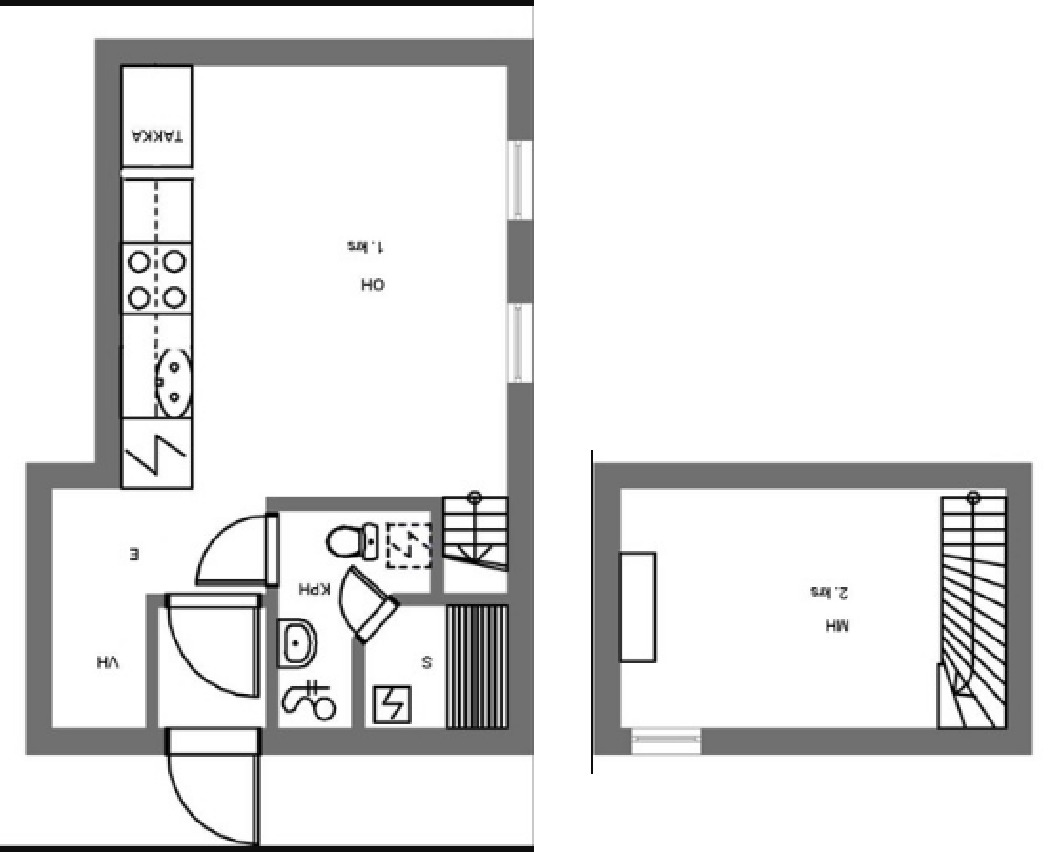
#> input picture imagenes/WhatsApp Image 2026-09-21 at 5.24.05 PM.jpeg, 1062 x 852 px
$ python -i room_extractor.py   (imports and definitions only)
#> lines starting #> are read from the running program, lines starting #| are printed output that depends on the picture; after the words box and inside, x2 and y2 are one past the last pixel; in counts of white or black regions, pixels touching at a corner belong together
#> further down, picture is the input picture: shape (852, 1062, 3); mean B, G, R 229.1, 229.1, 229.1
"""Room contour extraction ("the compass and ruler" of the pipeline).

Ported from the original `SpatialSceneCompiler/scene_compiler.py` prototype.
Instead of reconstructing every wall as an individual segment (fragile against
hand-drawn, non-orthogonal lines), we locate each room as a bounding box.

Two strategies, tried in order:

1. Enclosed-space detection (primary, `detect_rooms`): find every empty
   region walled off from the page border -- not just the largest -- so a
   multi-room CAD plan (the common case) yields one RoomShape per real room
   instead of being flattened into a single fake bounding box. This is what
   actually reads as "a room" on a technical/CAD plan, where the largest
   *edge* contour is the whole drawing frame, not a room. Walls are dilated
   first so door gaps don't leak a room into the corridor. Rooms are treated
   as axis-aligned boxes for wall generation (`build_room_walls`) -- CubiCasa
   plans are practically always axis-aligned per room -- but each RoomShape
   also keeps its real (simplified) contour for accurate point-in-polygon
   furniture assignment, done by the caller (`SceneCompiler`).
2. Largest external contour (fallback, `_detect_largest_contour`): the
   original single-room heuristic, which still works for a simple sketch
   photographed on light paper where the room outline *is* the dominant
   contour and strategy 1 finds nothing framed.

`build_wall_elements()` (single room, world-origin-anchored) and
`build_room_walls()` (one room among several, centered on its own position)
turn bounds into `SceneElement`-shaped wall dicts (muro_norte/sur/este/oeste),
matching the exact style already used in
`Assets/Resources/ScenePresets/preset_*.json`. This means a compiled photo
produces a full walled room -- or several -- (not just floating furniture),
consistent with what the presets already demonstrate in Unity.
"""

from __future__ import annotations

from dataclasses import dataclass
from typing import List, Optional, Tuple

import cv2
import numpy as np

# An enclosed region smaller than this fraction of the page is noise (a symbol,
# a stray gap), not a room. Keeps strategy 1 from latching onto tiny pockets.
# Tuned lower than a single-room heuristic would need: in a multi-room plan a
# real bathroom/closet is legitimately much smaller relative to the whole
# page than "the room" is when there's only one.
_MIN_ROOM_AREA_FRACTION = 0.004


@dataclass
class RoomContour:
    origin_px: Tuple[int, int]
    width_px: int
    height_px: int


@dataclass
class RoomShape:
    """One detected enclosed room, kept distinct from `RoomContour` because it
    also carries its real contour (for point-in-polygon furniture assignment)
    and a reserved rotation field, not just a bbox.
    """

    room_id: str
    origin_px: Tuple[int, int]
    width_px: int
    height_px: int
    contour_px: np.ndarray  # Nx2 polygon points, simplified via approxPolyDP
    rotation_deg: float = 0.0  # reserved for future use; walls stay axis-aligned in v1


class RoomExtractor:
    @staticmethod
    def detect_bounds(image_bgr: np.ndarray) -> Optional[RoomContour]:
        return RoomExtractor._detect_enclosed_room(image_bgr) or RoomExtractor._detect_largest_contour(image_bgr)

    @staticmethod
    def detect_rooms(image_bgr: np.ndarray) -> List[RoomShape]:
        """Find every empty region fully walled off from the page border.

        This treats each room as negative space enclosed by walls, which is
        what survives on a CAD plan whose outermost edge contour is just the
        drawing frame. Returns one RoomShape per qualifying enclosed region,
        largest first. Returns [] if no interior region qualifies, so the
        caller can fall back to the classic largest-contour heuristic (a
        single room spanning the whole detected outline).

        Note: `connectedComponentsWithStats` assigns each pixel to exactly one
        label, so the returned rooms are guaranteed disjoint -- the failure
        mode to watch for is under/over-dilation merging two rooms into one
        component (door gap not sealed) or splitting one room into two
        (wall line not fully closed), not overlap.
        """
        h_img, w_img = image_bgr.shape[:2]

        # Polarity-aware binarization: walls become dark (0) on a light (255)
        # background whether the source is dark ink on paper or bright lines on
        # a dark CAD canvas.
        v_channel = cv2.cvtColor(image_bgr, cv2.COLOR_BGR2HSV)[:, :, 2]
        _, binary = cv2.threshold(v_channel, 0, 255, cv2.THRESH_BINARY + cv2.THRESH_OTSU)
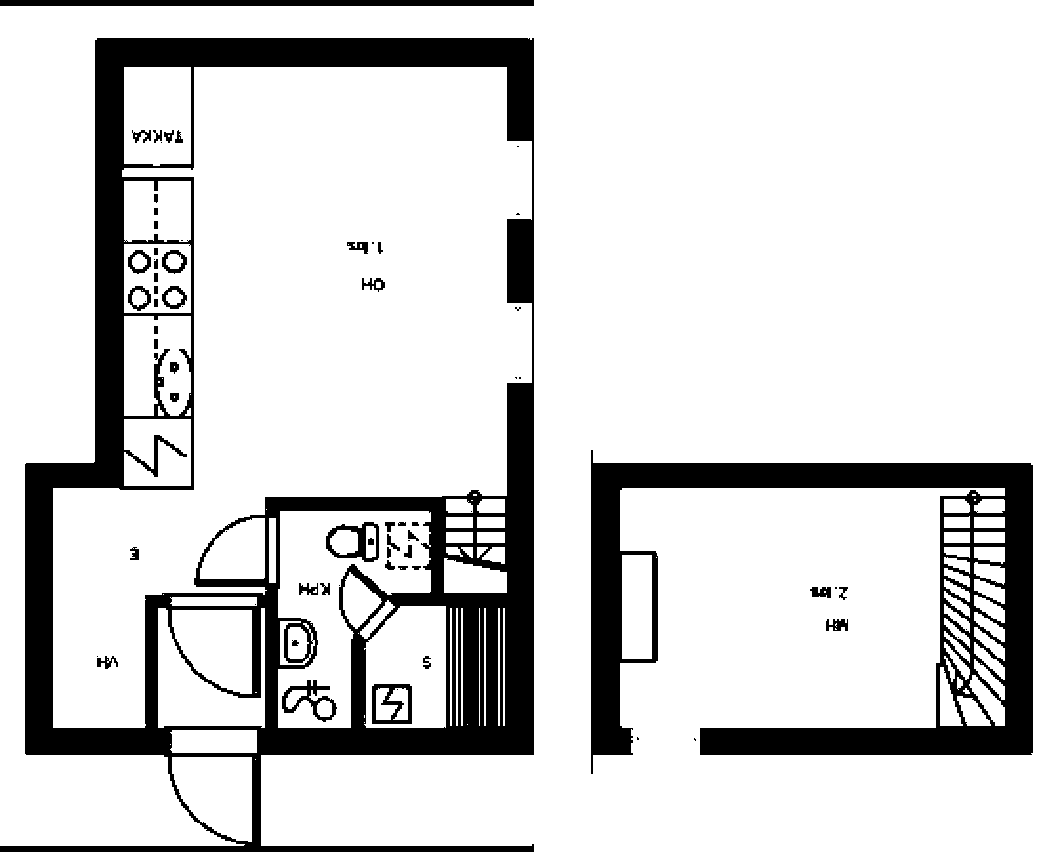
#> binary: shape (852, 1062); 84.3% white; 72 black regions (23 under 20 px), largest, box (x1, y1, x2, y2) and area: (0, 38, 534, 852) 91665, (591, 450, 1033, 774) 41668, (0, 0, 534, 6) 3204
        if cv2.countNonZero(binary) < binary.size // 2:
            binary = 255 - binary

        # Thicken walls so door openings close up and a room stays sealed off
        # from the corridor / neighboring unit.
        walls = cv2.dilate(255 - binary, np.ones((7, 7), np.uint8), iterations=1)
#> walls: shape (852, 1062); 23.2% white; 12 white regions, largest, box (x1, y1, x2, y2) and area: (0, 35, 537, 852) 142039, (588, 447, 1036, 777) 58180, (0, 0, 537, 9) 4833
        enclosed_space = 255 - walls

        num_labels, labels, stats, _centroids = cv2.connectedComponentsWithStats(enclosed_space, connectivity=4)
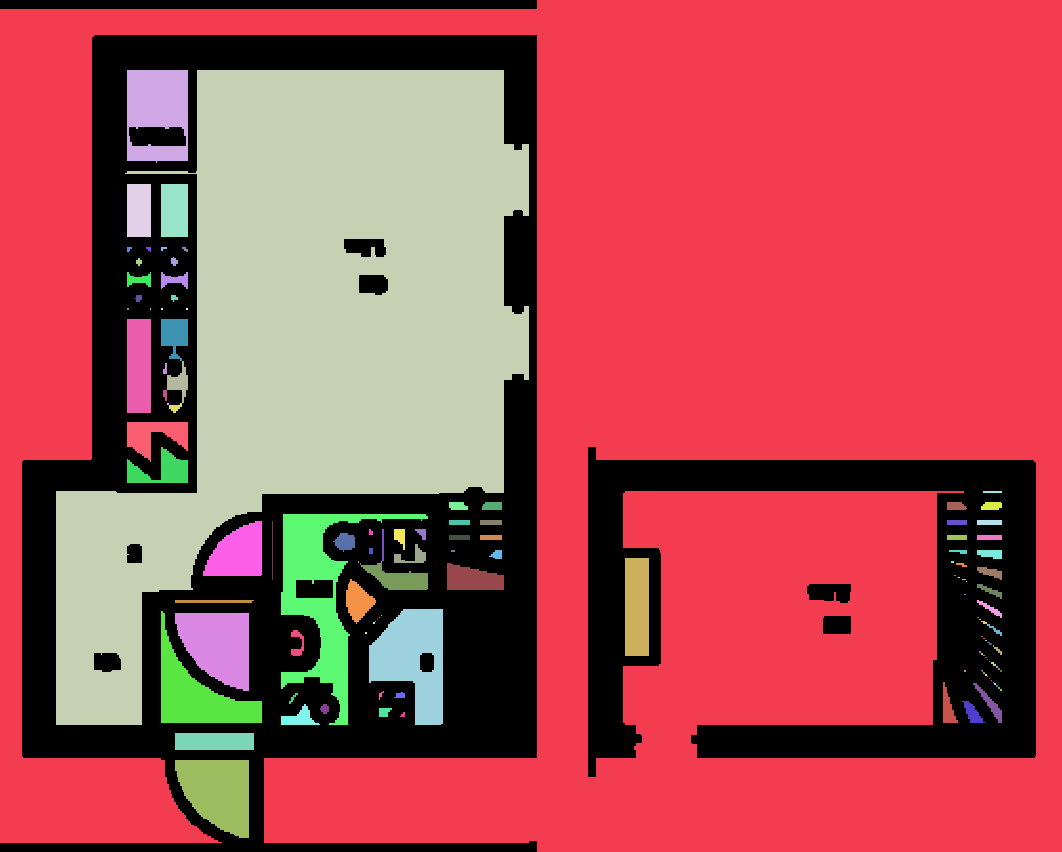
#> labels: shape (852, 1062) int32; 127 distinct labels, from 0 to 126; one colour per label, 0 black
#> num_labels = 127; stats = 127 rows, first 6: [0, 0, 1036, 852, 210064], [0, 0, 1062, 852, 481164], [127, 70, 61, 93, 4528], [56, 70, 473, 655, 158940], [127, 184, 24, 53, 1272], [161, 184, 27, 53, 1431]

        min_area = _MIN_ROOM_AREA_FRACTION * w_img * h_img
        candidates: List[Tuple[int, int, int, int, int, int]] = []  # (area, x, y, w, h, label_id)
        for label_id in range(1, num_labels):  # skip background label 0
            x, y, w, h, area = stats[label_id]
            touches_border = x <= 1 or y <= 1 or (x + w) >= w_img - 1 or (y + h) >= h_img - 1
            if touches_border or area < min_area:
                continue
            candidates.append((area, x, y, w, h, label_id))
#> this loop made 126 passes
#> (x, y, w, h, area, touches_border) on passes 1, 2, 3, 4, 5, 10, 11, 12: (0, 0, 1062, 852, 481164, True), (127, 70, 61, 93, 4528, False), (56, 70, 473, 655, 158940, False), (127, 184, 24, 53, 1272, False), (161, 184, 27, 53, 1431, False), (171, 257, 7, 9, 45, False), (136, 258, 6, 8, 32, False), (127, 272, 24, 15, 208, False)
#> after the loop, candidates = [(4528, 127, 70, 61, 93, 2), (158940, 56, 70, 473, 655, 3), (7811, 281, 514, 147, 211, 34), (5647, 369, 609, 74, 116, 73), (4232, 161, 611, 101, 112, 74), (4295, 175, 613, 74, 78, 75), (4327, 175, 760, 74, 78, 126)]

        candidates.sort(key=lambda c: c[0], reverse=True)

        rooms: List[RoomShape] = []
        for i, (_area, x, y, w, h, label_id) in enumerate(candidates):
            label_mask = (labels == label_id).astype(np.uint8) * 255
            contour_px = _largest_contour_points(label_mask)
            rooms.append(
                RoomShape(
                    room_id=f"room_{i}",
                    origin_px=(int(x), int(y)),
                    width_px=int(w),
                    height_px=int(h),
                    contour_px=contour_px,
                )
            )
#> this loop made 7 passes
#> (_area, x, y, w, h, label_id, epsilon in _largest_contour_points) on passes 1, 2, 3, 5, 6, 7: (158940, 56, 70, 473, 655, 3, 24.88), (7811, 281, 514, 147, 211, 34, 8.97), (5647, 369, 609, 74, 116, 73, 3.67), (4327, 175, 760, 74, 78, 126, 2.84), (4295, 175, 613, 74, 78, 75, 2.85), (4232, 161, 611, 101, 112, 74, 4.05)
#> pass 1, in detect_rooms, `label_mask = (labels == label_id).astype(np.uint8) * 255`:
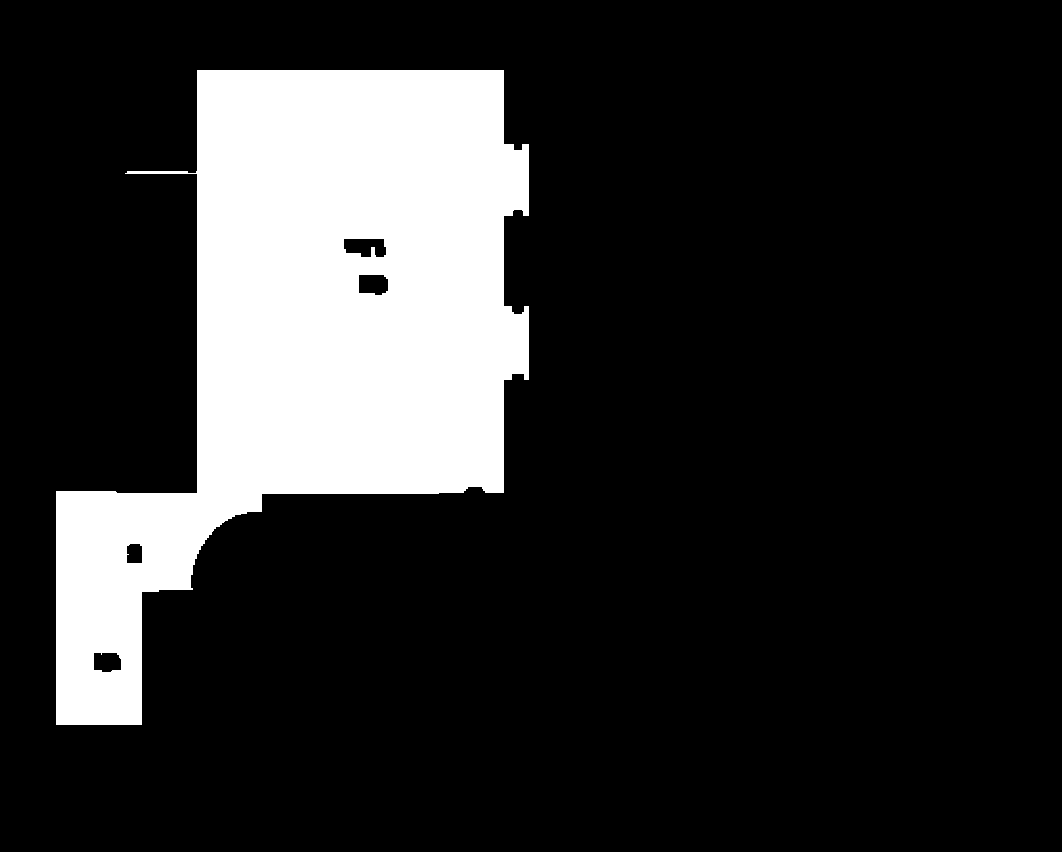
#> label_mask: shape (852, 1062); 17.6% white; 1 white region, box (x1, y1, x2, y2) and area: (56, 70, 529, 725) 158940
#> after the loop:
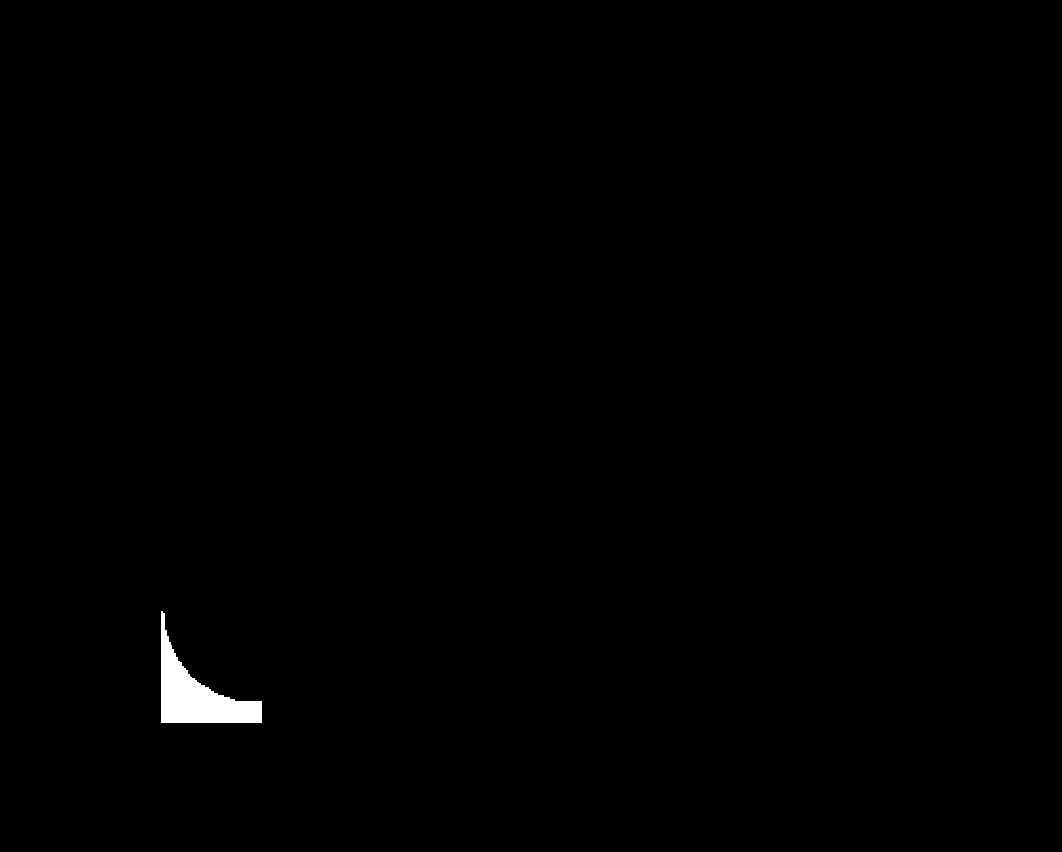
#> label_mask: shape (852, 1062); 0.47% white; 1 white region, box (x1, y1, x2, y2) and area: (161, 611, 262, 723) 4232
#> after the loop, rooms = 7 items
        return rooms

    @staticmethod
    def _detect_enclosed_room(image_bgr: np.ndarray) -> Optional[RoomContour]:
        """Single-room convenience wrapper over `detect_rooms` (largest room),
        kept for the existing single-room fallback path.
        """
        rooms = RoomExtractor.detect_rooms(image_bgr)
#> rooms = 7 items
        if not rooms:
            return None
        largest = rooms[0]
        return RoomContour(origin_px=largest.origin_px, width_px=largest.width_px, height_px=largest.height_px)

    # [104 lines left out: functions _detect_largest_contour, build_wall_elements, build_room_walls, not called in this run]


def _largest_contour_points(label_mask: np.ndarray) -> np.ndarray:
    """Extract the (simplified) outer contour of a single connected-component
    mask as an Nx2 array of (x, y) pixel points, for shapely point-in-polygon
    furniture assignment. Falls back to the mask's bounding box if, for some
    reason, no contour is found (shouldn't happen for a non-empty mask).
    """
    contours, _ = cv2.findContours(label_mask, cv2.RETR_EXTERNAL, cv2.CHAIN_APPROX_SIMPLE)
    if not contours:
        ys, xs = np.where(label_mask > 0)
        x0, x1, y0, y1 = xs.min(), xs.max(), ys.min(), ys.max()
        return np.array([[x0, y0], [x1, y0], [x1, y1], [x0, y1]], dtype=np.float64)

    largest = max(contours, key=cv2.contourArea)
    epsilon = 0.01 * cv2.arcLength(largest, True)
    simplified = cv2.approxPolyDP(largest, epsilon, True)
    return simplified.reshape(-1, 2).astype(np.float64)

>>> import cv2
>>> picture = cv2.imread('../../imagenes/WhatsApp Image 2026-09-21 at 5.24.05 PM.jpeg')
>>> result = RoomExtractor().detect_bounds(picture)
